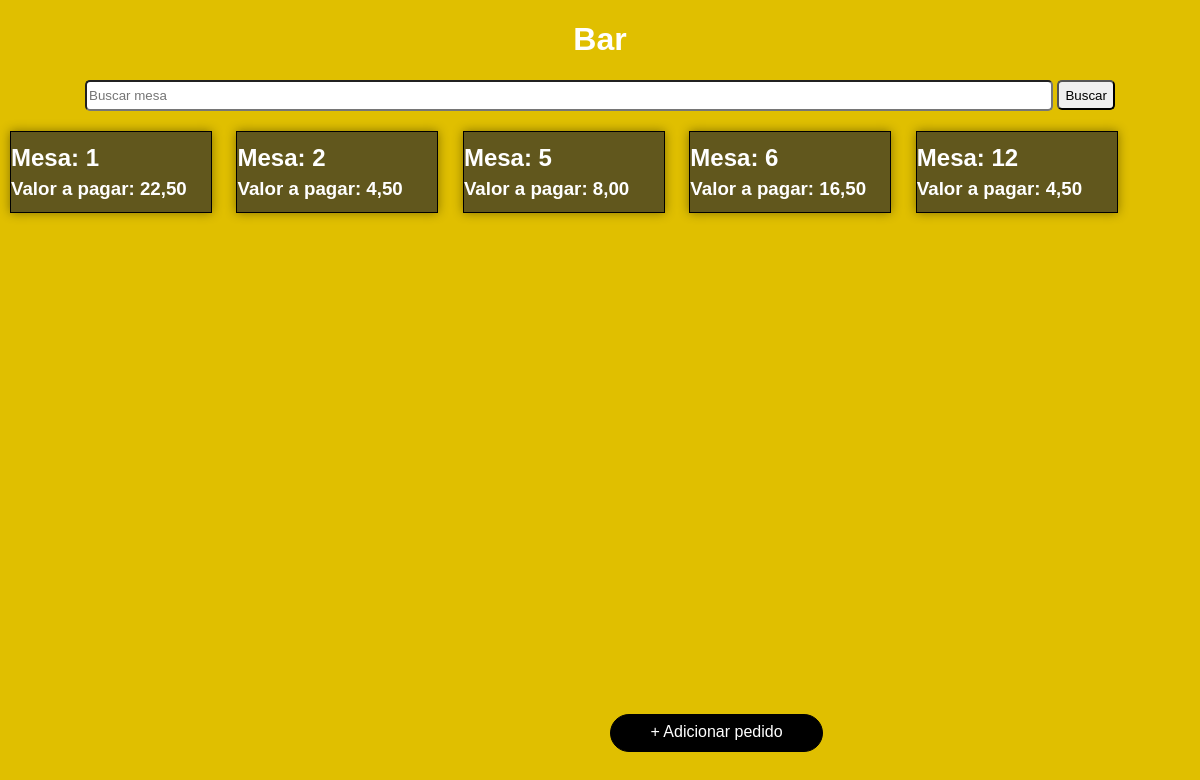
The app's page /, older data.
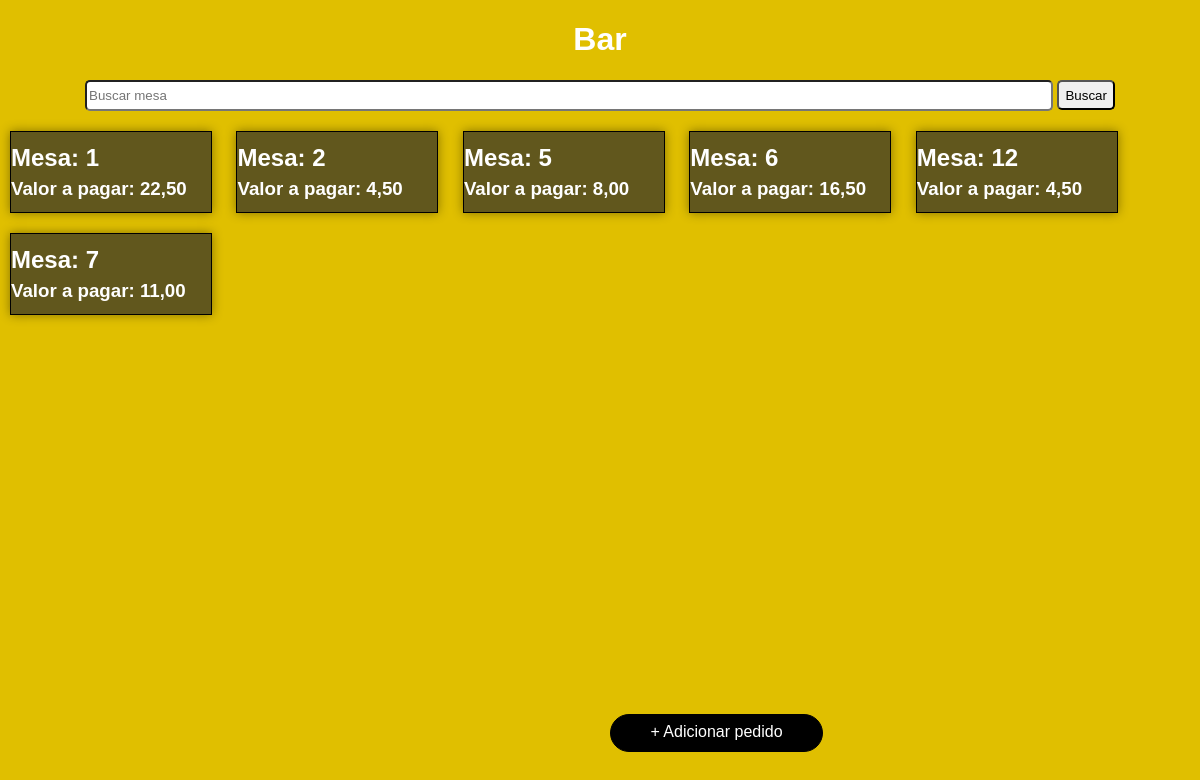
The same page, newer data.
### comanda/models.py (models this page shows, shortened)
class Comanda(models.Model):
    mesa = models.IntegerField()
    cerveja = models.CharField(max_length=20, null=True)
    refrigerante = models.CharField(max_length=20, null=True)
    espetinho = models.CharField(max_length=20, null=True)
    cervejaQtd = models.IntegerField(null=True)
    refrigeranteQtd = models.IntegerField(null=True)
    espetinhoQtd = models.IntegerField(null=True)
    cervejaPrecoTotal = models.DecimalField(max_digits=10, decimal_places=2, null=True)
    refrigerantePrecoTotal = models.DecimalField(
        max_digits=10, decimal_places=2, null=True
    )
    espetinhoPrecoTotal = models.DecimalField(
        max_digits=10, decimal_places=2, null=True
    )
    precoTotal = models.DecimalField(max_digits=10, decimal_places=2, null=True)
    listaItensSelecionados = models.JSONField(null=True)
    data = models.DateField(null=True, blank=True, auto_now_add=True)
    horario = models.TimeField(null=True, blank=True, auto_now_add=True)

### comanda/views.py (the view)
# urls.py: path("", views.visualizarPedidos, name="visualizarPedidos"),
def visualizarPedidos(request):
    pedidos = Comanda.objects.all()
    return render(request, "index.html", {"pedidos": pedidos})

### comanda/templates/index.html (shortened to what this page needs)
{% load static %}
<!DOCTYPE html>
<html lang="pt-br">
<head>
      <link rel="stylesheet" href="{% static 'style.css' %}">
</head>
<body>
    <header>
       <a href="{% url 'visualizarPedidos' %}"><h1>Bar</h1></a>
    </header>
    <nav>
        <form onsubmit="handleSearch(); return false;">
            <input id="pesquisar" type="text" placeholder="Buscar mesa" name="pesquisarMesa">
            <input id="buscar" type="submit" value="Buscar">
        </form>
    </nav>
    <main>
        {% for pedido in pedidos %}
            <a class="mesa" href="{% url 'pedido' pedido.id %}">
                <h2>Mesa: {{ pedido.mesa }}</h2>
                <h3>Valor a pagar: {{ pedido.precoTotal }}</h3>
            </a>
        {% endfor %}
    </main>
    <div id="adicionar">
        <a href="{% url 'comanda'  %}"> + Adicionar pedido</a>
    </div>
</body>
</html>

Row changes from the older to the newer data that the page shows:
added Comanda: mesa "7", precoTotal "11,00"
